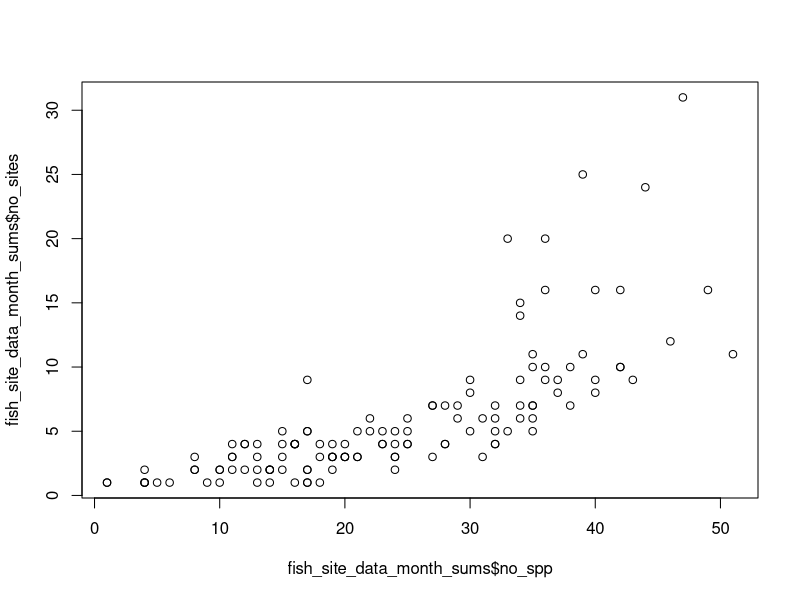
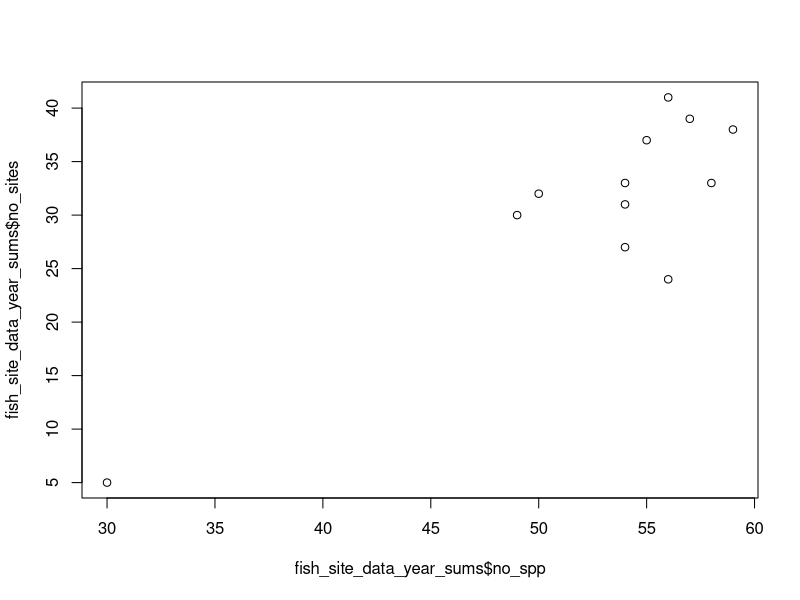
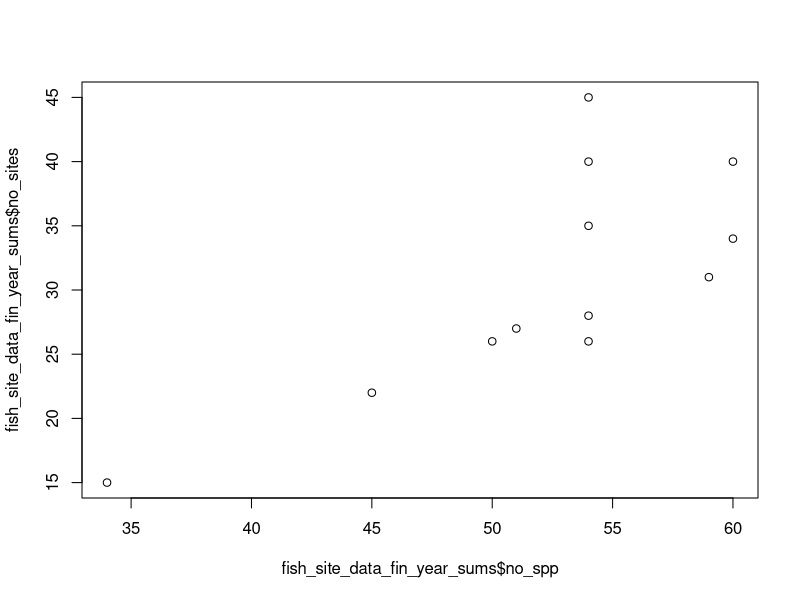
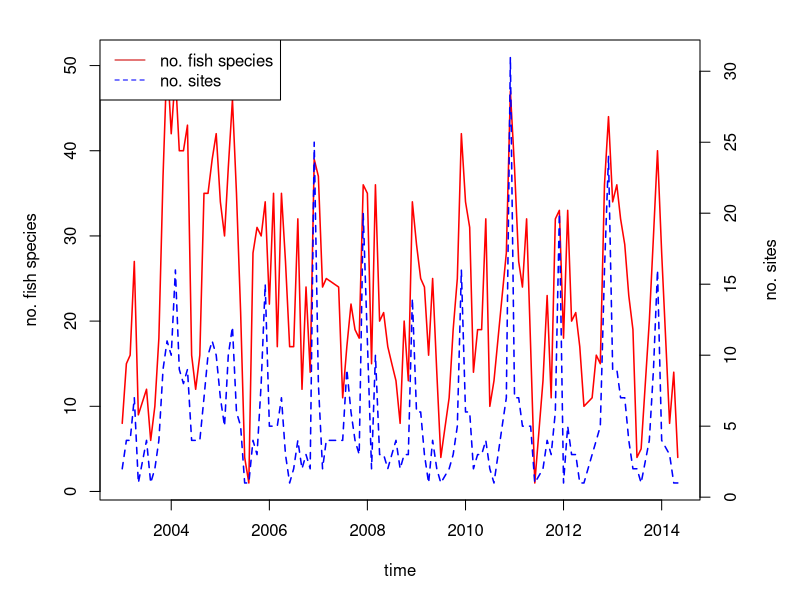
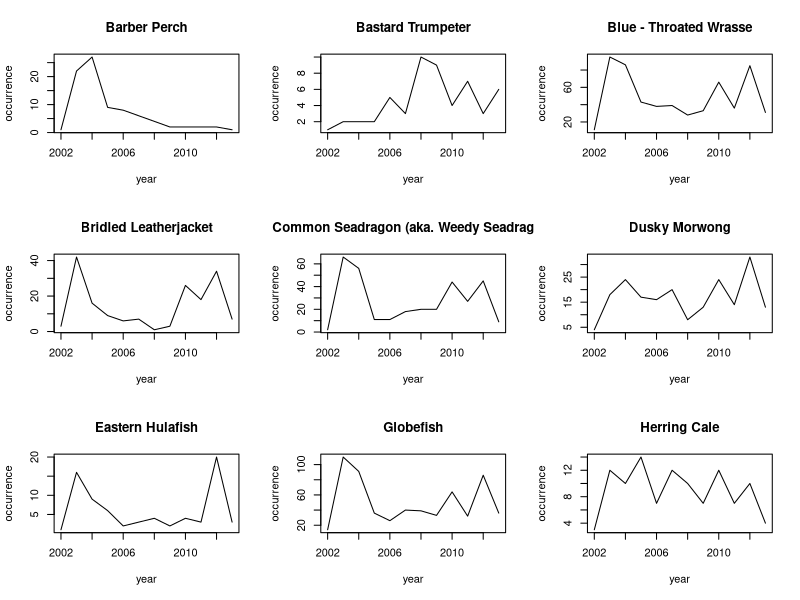
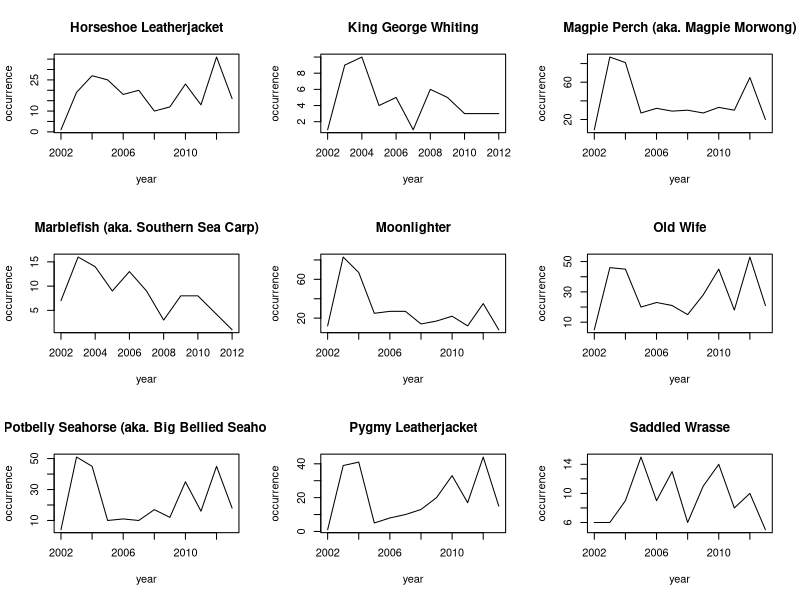
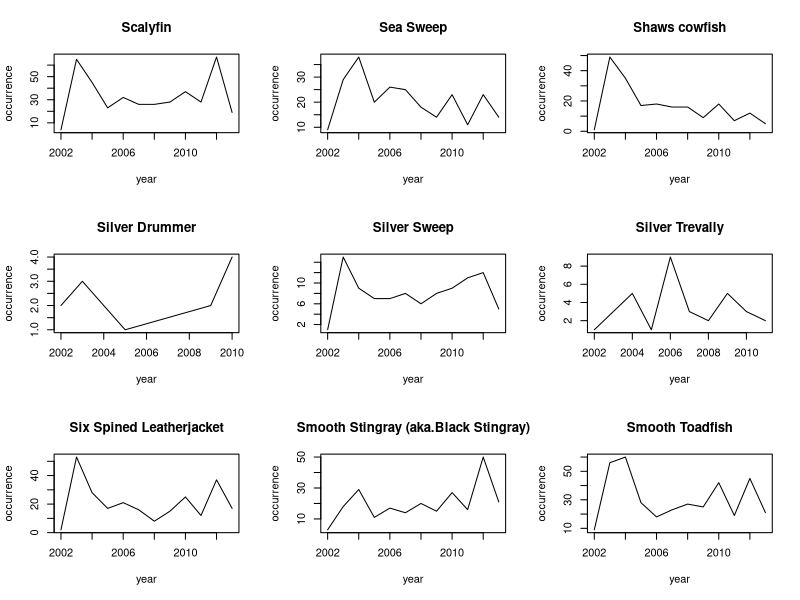
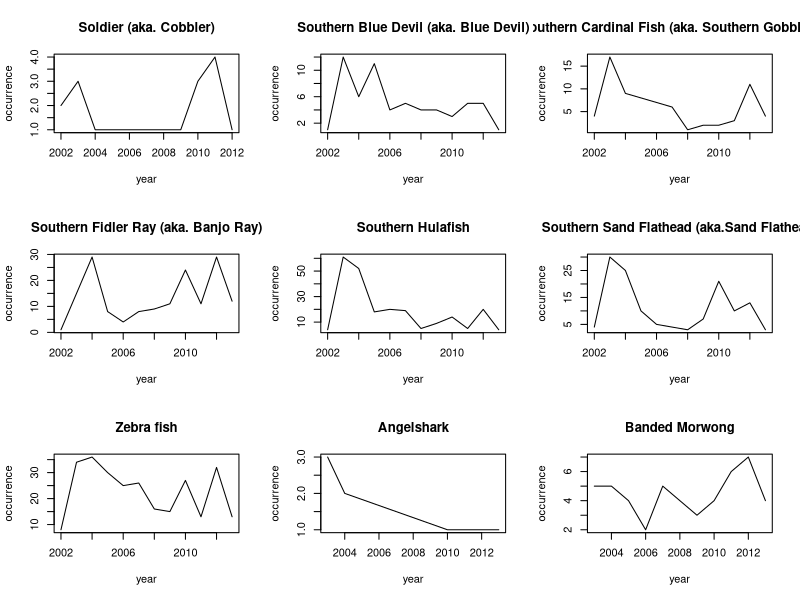

Write R code to recreate these figures, in order.
## ---- chunk 1
rw_data <- read.csv("./data/ReefWatch_new_all_TRUSTED.csv")
head(rw_data)
tail(rw_data)
rw_tempo_sort <- rw_data[order(as.Date(rw_data$survey_date, format="%d/%m/%Y")),]


## ---- chunk 2
library(plyr)
library(ggplot2)
library(reshape2)
library(scales)

biology_data <- read.csv('./data/reefwatch_biology_data_table.csv')
head(biology_data)
biodat_subset <- biology_data[,c("species_type","organism_no","common_name","slate_2001","slate_2009")]
species_observed_across_all_years <- biodat_subset[biodat_subset[,"slate_2001"]=="y" & biodat_subset[,"slate_2009"]=="y",]
nrow(species_observed_across_all_years)

# now let's select the fish.
fish <- species_observed_across_all_years[species_observed_across_all_years$species_type=="Fish Species",]
nrow(fish)
fish_site_data <- rw_tempo_sort[rw_tempo_sort$common_name%in%fish$common_name,]
fish_site_data$survey_date
fish_site_data$date <- as.Date(fish_site_data$survey_date, format="%d/%m/%Y")
## ---- chunk 3
dates <- as.POSIXct(as.Date(fish_site_data$survey_date, format="%d/%m/%Y"))
fy.tmp <- seq( as.POSIXct('2001-07-01'), length=14, by='year')
fish_site_data$fin_year <- (2001:2014)[ findInterval(dates,fy.tmp) ]

library(lubridate)
fish_site_data$my <- floor_date(fish_site_data$date,'month')
fish_site_data$year <- floor_date(fish_site_data$date, "year")
library(plyr)
fish_site_data_month_sums <- ddply(fish_site_data, "my", summarise, no_spp = length(unique(common_name)),no_sites=length(unique(dive_location)))
fish_site_data_year_sums <- ddply(fish_site_data, "year", summarise, no_spp = length(unique(common_name)),no_sites=length(unique(dive_location)))
fish_site_data_fin_year_sums <- ddply(fish_site_data, "fin_year", summarise, no_spp = length(unique(common_name)),no_sites=length(unique(dive_location)))

#plots of no species vs no sites for months, years and financial years.
plot(fish_site_data_month_sums$no_spp,fish_site_data_month_sums$no_sites)
plot(fish_site_data_year_sums$no_spp,fish_site_data_year_sums$no_sites)
plot(fish_site_data_fin_year_sums$no_spp,fish_site_data_fin_year_sums$no_sites)

# monthly plot of no. of fish species versus no. of dive sites.
par(mar = c(5,5,2,5))
with(fish_site_data_month_sums, plot(my, no_spp, type="l", col="red",lwd=1.5, 
             ylab='no. fish species',xlab='time'))
par(new = T)
with(fish_site_data_month_sums, plot(my, no_sites, type='l', lty = 2,lwd=1.5,col='blue',axes=F, xlab=NA, ylab=NA))
axis(side = 4)
mtext(side = 4, line = 3, 'no. sites')
legend("topleft",
       legend=c("no. fish species", "no. sites"),
       lty=c(1,2), col=c("red3", "blue"))
## ---- chunk 4
agg_sp_fin_year <- aggregate(. ~ common_name+fin_year, data = fish_site_data, FUN = function(x) length(unique(x)))
sp_ids <- unique(agg_sp_fin_year$common_name)
n <- 1
for(i in 1:length(sp_ids)){
  if(any(seq(1,56,9)%in%n)){
    pdf(paste0('./plots/years_no_species_',i,'_',i+8,"_spps.pdf"))
    par(mfrow=c(3,3))
  }
plot(agg_sp_fin_year[agg_sp_fin_year$common_name==sp_ids[i],'fin_year'],agg_sp_fin_year[agg_sp_fin_year$common_name==sp_ids[i],'date'],main=sp_ids[i],type='l',xlab='year',ylab='occurrence')
n <- n + 1
if(any(seq(10,63,9)%in%n))dev.off()
}
dev.off()
